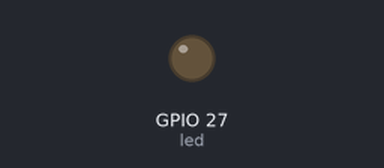
This sketch was run on a simulated ESP32. Shown: output pins drawn as LEDs (lit = HIGH).

Above: at 0.15 s.
Timing chart, 0 to 1.6 s (numbered marks = the images above):
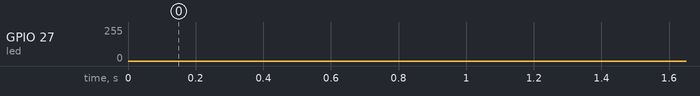

The sketch:

1.2PWM.ino
```cpp
#include <analogWrite.h>  //Import PWM output library
#define led 27            //Define LED pin

void setup(){
  pinMode(led, OUTPUT);     //Set pin to output mode
}

void loop(){
  for(int i=0; i<255; i++)  //for loop statement. Constantly increase variable i till 255, exit the loop
  {
    analogWrite(led, i);    //PWM output, used to control the brightness of LED
    delay(3);
  }
  for(int i=255; i>0; i--)  //for loop statement. Constantly decrease variable i till 0, exit the loop
  {
    analogWrite(led, i);
    delay(3);
  }
}
```
